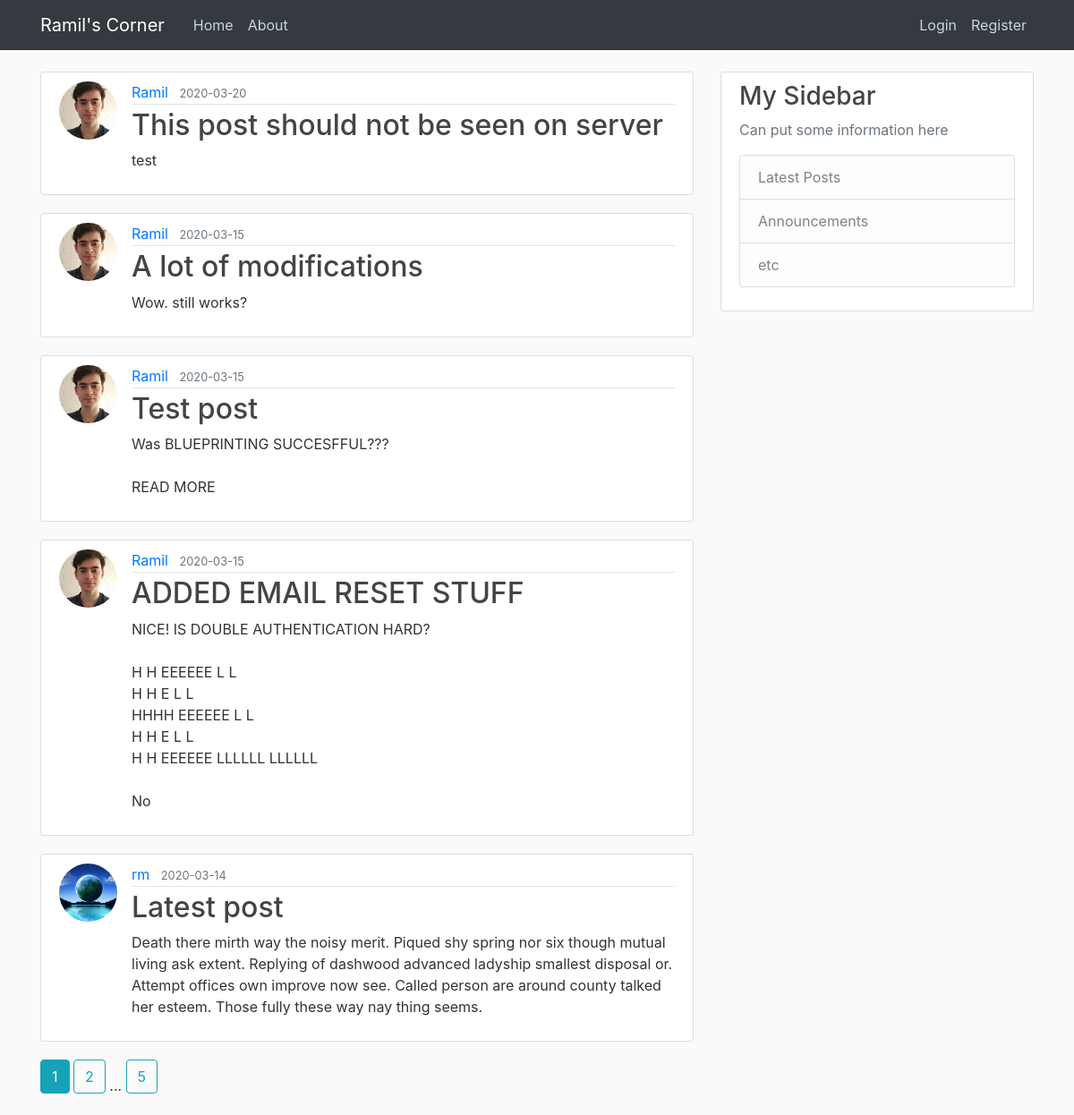
Page /home on the earlier database version.
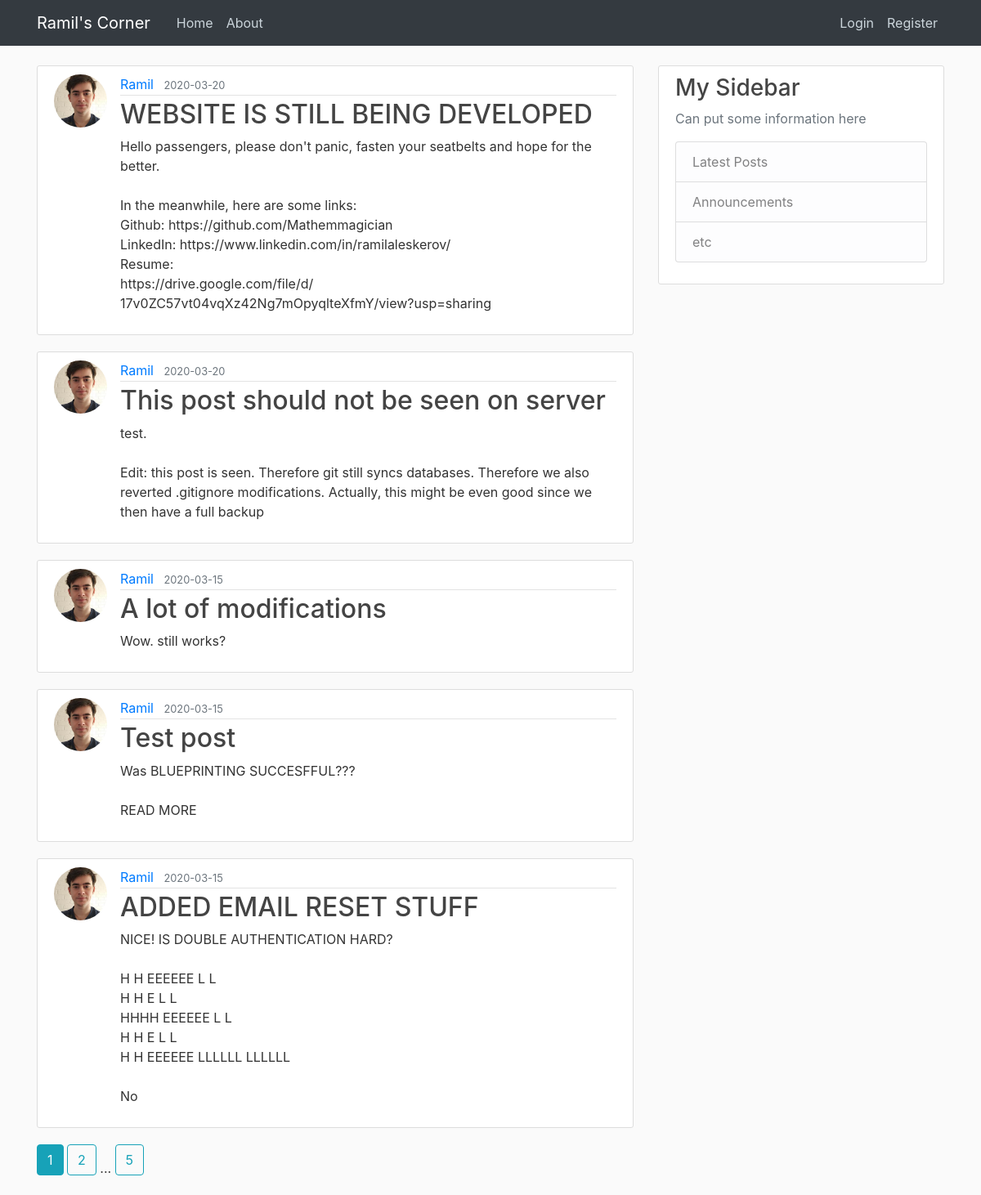
Same page on the later database version.
### flaskblog/models.py (models this page shows, shortened)
class Post(db.Model):
    id = db.Column(db.Integer, primary_key=True)
    title = db.Column(db.String(100), nullable=False)
    date_posted = db.Column(db.DateTime, nullable=False, default=datetime.utcnow)
    content = db.Column(db.Text, nullable=False)
    user_id = db.Column(db.Integer, db.ForeignKey('user.id'), nullable=False)

class User(db.Model, UserMixin):
    id = db.Column(db.Integer, primary_key=True)
    username = db.Column(db.String(20), unique=True, nullable=False)
    email = db.Column(db.String(120), unique=True, nullable=False)
    image_file = db.Column(db.String(20), nullable=False, default='default.jpg')
    password = db.Column(db.String(60), nullable=False)
    posts = db.relationship('Post', backref='author', lazy=True)

### flaskblog/main/routes.py (the view)
@main.route("/")
@main.route("/home")
def home():
    page = request.args.get('page', 1, type=int)
    posts = Post.query.order_by(Post.date_posted.desc()).paginate(page=page, per_page=5)
    return render_template('home.html', posts=posts)

### flaskblog/templates/home.html
{% extends "layout.html" %}
{% block content %}
    {% for post in posts.items %}
        <article class="media content-section">
          <img class="rounded-circle article-img" src="{{ url_for('static', filename='profile_pics/' + post.author.image_file) }}">
          <div class="media-body">
            <div class="article-metadata">
              <a class="mr-2" href="{{ url_for('users.user_posts', username=post.author.username) }}">{{ post.author.username }}</a>
              <small class="text-muted">{{ post.date_posted.strftime('%Y-%m-%d') }}</small>
            </div>
            <h2><a class="article-title" href="{{ url_for('posts.post', post_id=post.id) }}">{{ post.title }}</a></h2>
            <p class="article-content">{{ post.content }}</p>
          </div>
        </article>
    {% endfor %}
    {% for page_num in posts.iter_pages(left_edge=1, right_edge=1, left_current=1, right_current=2) %}
      {% if page_num %}
        {% if posts.page == page_num %}
          <a class="btn btn-info mb-4" href="{{ url_for('main.home', page=page_num) }}"> {{ page_num }} </a>
        {% else %}
          <a class="btn btn-outline-info mb-4" href="{{ url_for('main.home', page=page_num) }}"> {{ page_num }} </a>
        {% endif %}
      {% else %}
        ...
      {% endif %}
    {% endfor %}
{% endblock content %}

### flaskblog/templates/layout.html (shortened to what this page needs)
<!DOCTYPE html>
<html>
<head>
    <link rel="stylesheet" href="https://maxcdn.bootstrapcdn.com/bootstrap/4.0.0/css/bootstrap.min.css">
    <link rel="stylesheet" type="text/css" href="{{ url_for('static', filename='main.css') }}">
</head>
<body>
    <header class="site-header">
      <nav class="navbar navbar-expand-md navbar-dark bg-dark fixed-top">
        <div class="container">
          <a class="navbar-brand mr-4" href="/">Ramil's Corner</a>
          <div class="collapse navbar-collapse" id="navbarToggle">
            <div class="navbar-nav mr-auto">
              <a class="nav-item nav-link" href="{{ url_for('main.home') }}">Home</a>
              <a class="nav-item nav-link" href="{{ url_for('main.about') }}">About</a>
            </div>
            <div class="navbar-nav">
              {% if current_user.is_authenticated %}
                <a class="nav-item nav-link" href="{{ url_for('posts.new_post') }}">New Post</a>
                <a class="nav-item nav-link" href="{{ url_for('users.account') }}">Account</a>
                <a class="nav-item nav-link" href="{{ url_for('users.logout') }}">Logout</a>
              {% else %}
                <a class="nav-item nav-link" href="{{ url_for('users.login') }}">Login</a>
                <a class="nav-item nav-link" href="{{ url_for('users.register') }}">Register</a>
              {% endif %}
            </div>
          </div>
        </div>
      </nav>
    </header>
    <main role="main" class="container">
      <div class="row">
        <div class="col-md-8">
          {% block content %}{% endblock %}
        </div>
        <div class="col-md-4">
          <div class="content-section">
            <h3>My Sidebar</h3>
            <p class='text-muted'>Can put some information here
              <ul class="list-group">
                <li class="list-group-item list-group-item-light">Latest Posts</li>
                <li class="list-group-item list-group-item-light">Announcements</li>
                <li class="list-group-item list-group-item-light">etc</li>
              </ul>
            </p>
          </div>
        </div>
      </div>
    </main>
</body>
</html>

### flaskblog/static/main.css (style rules this page uses)
body { background: #fafafa; color: #333333; margin-top: 5rem; }
h1, h2, h3, h4, h5, h6 { color: #444444; }
.site-header .navbar-nav .nav-link { color: #cbd5db; }
.content-section { background: #ffffff; padding: 10px 20px; border: 1px solid #dddddd; border-radius: 3px; margin-bottom: 20px; }
.article-title { color: #444444; }
.article-content { white-space: pre-line; }
.article-img { height: 65px; width: 65px; margin-right: 16px; }
.article-metadata { padding-bottom: 1px; margin-bottom: 4px; border-bottom: 1px solid #e3e3e3 }

Differences in the rows shown:
no longer on this page (row unchanged): Post: image_file (picture), author.username "rm", date_posted "2020-03-14", title "Latest post", content "Death there mirth way the noisy merit. Piqued shy spring nor six though mutual living ask extent. Replying of dashwood advanced ladyship smallest disposal or. Attempt offices own improve now see. Called person are around county talked her esteem. Those fully these way nay thing seems."
added Post: image_file (picture), author.username "Ramil", date_posted "2020-03-20", title "WEBSITE IS STILL BEING DEVELOPED", content "Hello passengers, please don't panic, fasten your seatbelts and hope for the better. In the meanwhile, here are some links: Github: https://github.com/Mathemmagician LinkedIn: https://www.linkedin.com/in/ramilaleskerov/ Resume: https://drive.google.com/file/d/ 17v0ZC57vt04vqXz42Ng7mOpyqlteXfmY/view?usp=sharing"
changed Post "This post should not be seen on server": content "test" → "test. Edit: this post is seen. Therefore git still syncs databases. Therefore we also reverted .gitignore modifications. Actually, this might be even good since we then have a full backup"
